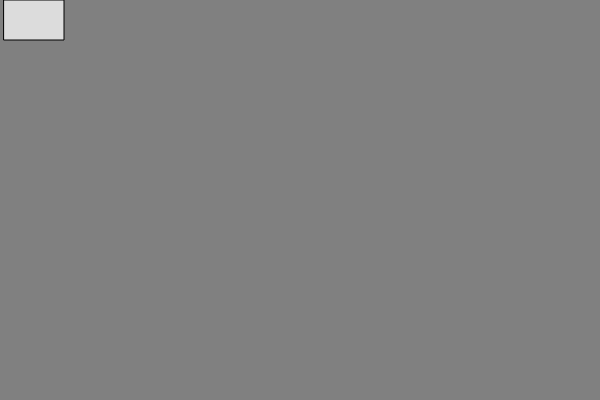
Frame 1 (no input)
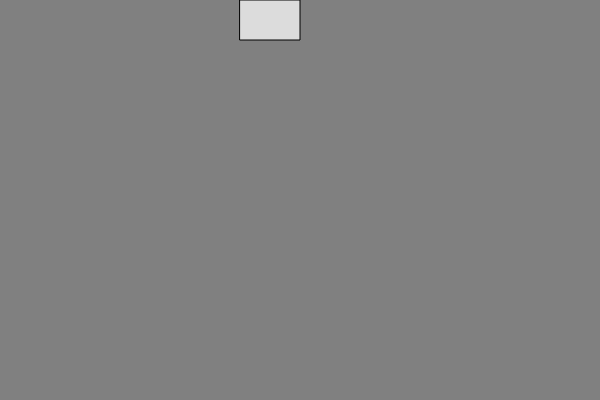
Frame 60 (no input)
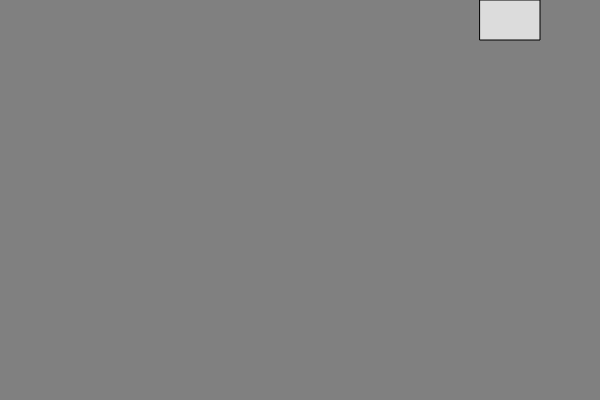
Frame 120 (the mouse pressed at the canvas centre since frame 60)

The p5.js sketch that drew these frames (run headless with seeded random() and noise() and a simulated clock; from frame 60 on, the mouse is pressed at the canvas centre):

// p5.js sketch
// ── sketch.js
let x = 0.0;
let y = 0.0;
let w = 60.0;
let h = 40.0;

// state == 0 moving up
// state == 1 moving right
// state == 2 moving down
// state == 3 moving left
let state = 1;

let speed = 4.0;

function setup() {
  createCanvas(600, 400);
}

function draw() {
  background(128);
  
  if (state == 0) {
    y -= speed;
    if (y < 0.0) {
      y = 0.0;
      state = 1;
    }
  }
  else if (state == 1) {
    x += speed;
    if (x + w > width) {
      x = width - w;
      state = 2;
    }
  }
  else if (state == 2) {
    y += speed;
    if (y + h > height) {
      y = height - h;
      state = 3;
    }
  }
  else {
    x -= speed;
    if (x < 0.0) {
      x = 0.0;
      state = 0;
    }
  }
  
  // Draw the crawler object
  stroke(0);
  fill(220);
  rect(x, y, w, h);
  
}
